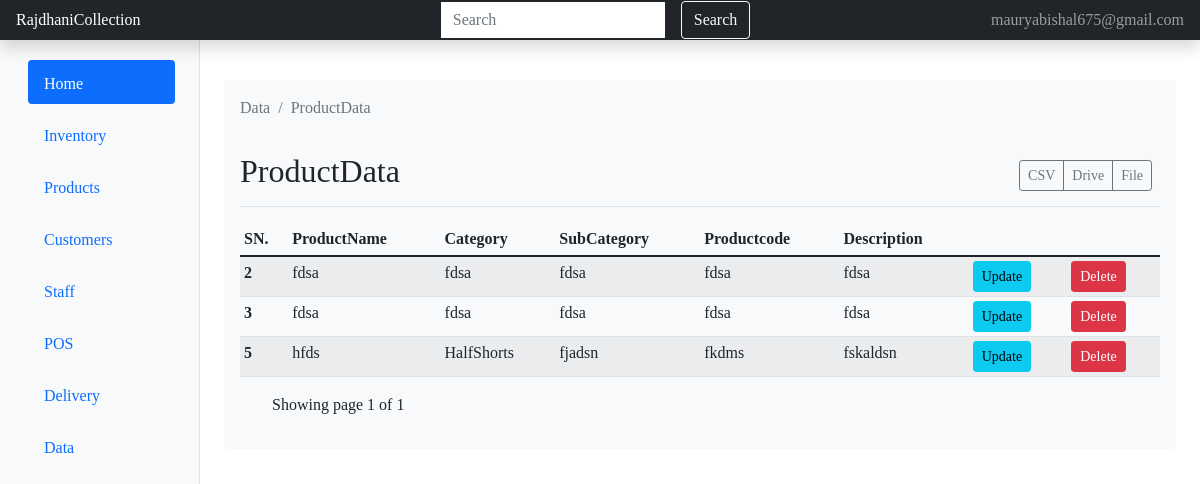
The app's page /productdata/ (signed in), older data.
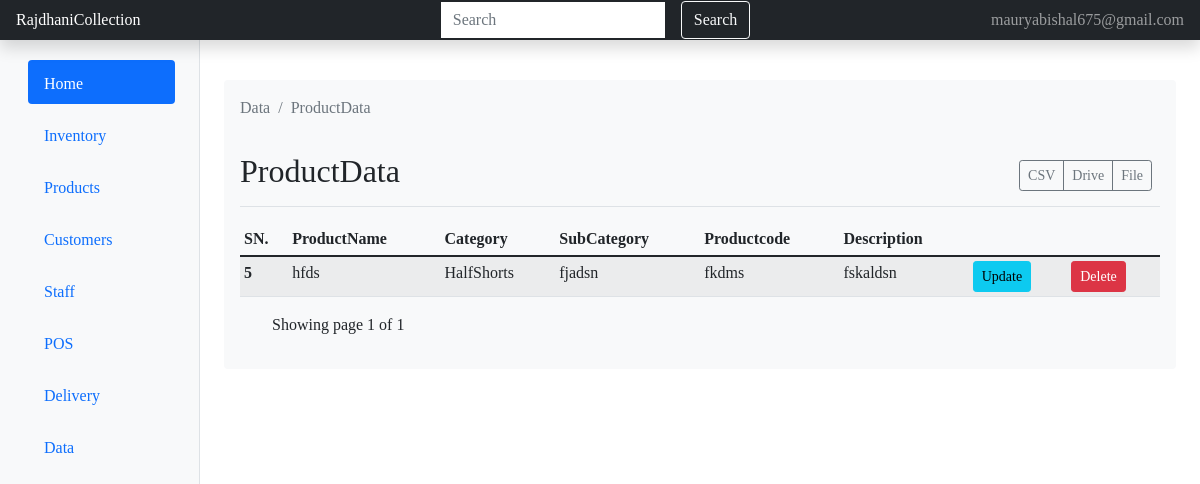
The same page, newer data.
### app/models.py (models this page shows, shortened)
class Product(models.Model):
    productname=models.CharField(max_length=100)
    category=models.CharField(max_length=50)
    subcategory=models.CharField(max_length=50)
    desc=models.CharField(max_length=100)
    productcode=models.CharField(max_length=50)

### app/views.py (the view)
# urls.py: path('productdata/',views.productdata, name="productdata" ),
@permission_required("polls.add_choice", raise_exception=True)
def productdata(request):
    if not request.user.has_perm("polls.add_choice"):
        raise PermissionDenied("You don't have permission to add choices.")
    data=Product.objects.all()
    paginator=Paginator(data,4)
    page_number =request.GET.get('page')
    page_obj =paginator.get_page(page_number)
    context={
        "view":data,
        "page_obj":page_obj
        }
    return render(request, 'productdata.html',context)

### template/productdata.html (shortened to what this page needs)
{% load static %}
<!doctype html>
<html lang="en">
  <head>
    <link href="{% static 'css/bootstrap.min.css' %}" rel="stylesheet">
  </head>
  <body>
    {% include 'navigation.html' %}
        <main class="col-md-9 ms-sm-auto col-lg-10 px-md-4">
          <br>
<div class="container mt-3 shadow-none p-3 mb-5 bg-light rounded">
  <nav aria-label="breadcrumb">
    <ol class="breadcrumb">
      <li class="breadcrumb-item active" aria-current="page">Data</li>
      <li class="breadcrumb-item active" aria-current="page">ProductData</li>
    </ol>
  </nav>
  <div class="d-flex justify-content-between flex-wrap flex-md-nowrap align-items-center pt-3 pb-2 mb-3 border-bottom">
    <h1 class="h2">ProductData</h1>
    <div class="btn-toolbar mb-2 mb-md-0">
      <div class="btn-group me-2">
        <button type="button" class="btn btn-sm btn-outline-secondary">CSV</button>
        <button type="button" class="btn btn-sm btn-outline-secondary">Drive</button>
        <button type="button" class="btn btn-sm btn-outline-secondary ">File</button>
      </div>
    </div>
  </div>
<div>
  <div class="table-responsive">
    <table class="table table-striped table-sm">
      <thead>
        <tr>
          <th scope="col">SN.</th>
          <th scope="col">ProductName</th>
          <th scope="col">Category</th>
          <th scope="col">SubCategory</th>
          <th scope="col">Productcode</th>
          <th scope="col">Description</th>
        </tr>
      </thead>
      <tbody>
        {% for detail in page_obj %}
        <tr>
          <th scope="row">{{ detail.id }}</th>
          <td>{{detail.productname}}</td>
          <td>{{detail.category}}</td>
          <td>{{detail.subcategory}}</td>
          <td>{{detail.productcode}}</td>
          <td>{{detail.desc}}</td>
          <td>
            <a href="{% url 'updateproduct' detail.id %}" class="btn btn-info btn-sm">Update</a>
          </td>
          <td>
            <form class="d-inline" action="{% url 'deleteproduct' detail.id %}" method="post">
              <input type="submit" class="btn btn-danger btn-sm" value="Delete" />
            </form>
          </td>
          {%endfor%}
        </tr>
      </tbody>
    </table>
    <div class="pagination-containerjustify-content-end mx-3">
      <div class="px-3">
        Showing page {{page_obj.number}} of {{ page_obj.paginator.num_pages }}
      </div>
    </div>
    </div>
</div>
  </body>
</html>

Row changes from the older to the newer data that the page shows:
removed Product: id "2", productname "fdsa", category "fdsa", subcategory "fdsa", productcode "fdsa", desc "fdsa"
removed Product: id "3", productname "fdsa", category "fdsa", subcategory "fdsa", productcode "fdsa", desc "fdsa"
